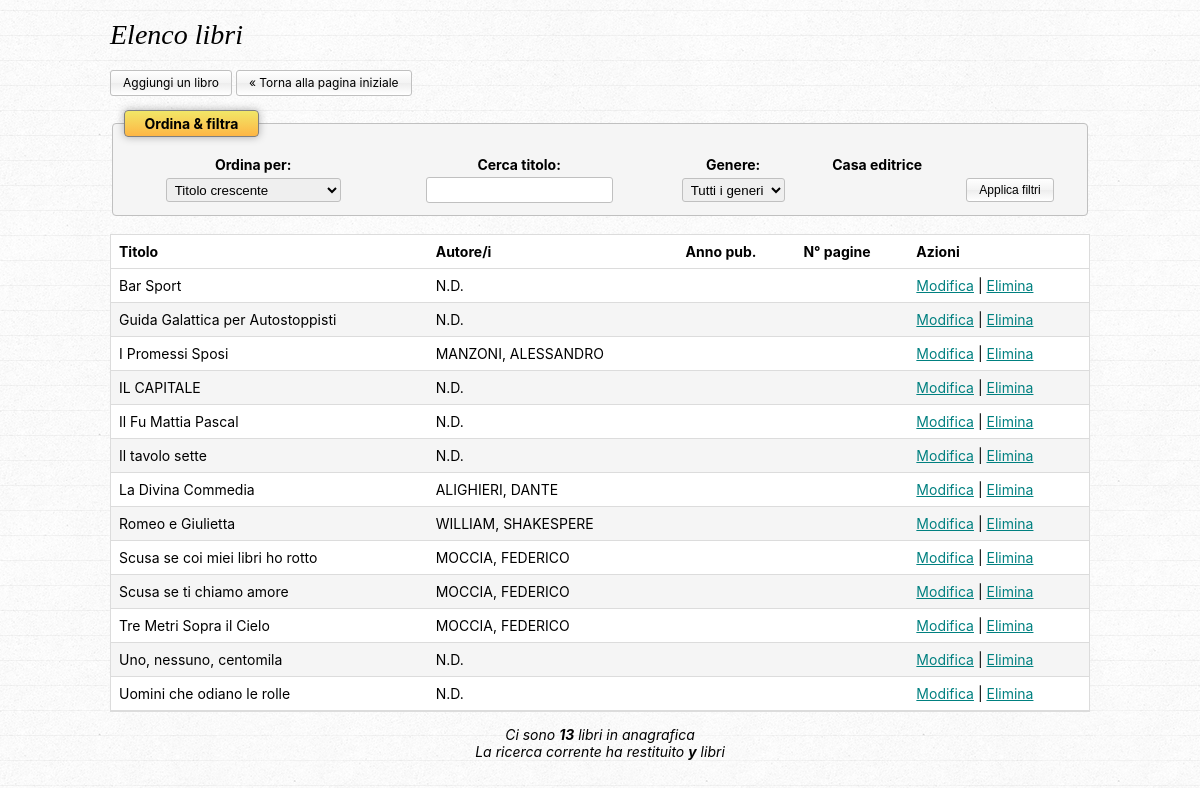
The app's page /libri.php with its own data.
### tables this page shows
CREATE TABLE libri (idl INTEGER PRIMARY KEY AUTOINCREMENT, titolo VARCHAR (255) CHECK (LENGTH(titolo) <= 255) NOT NULL, anno_pub INTEGER, num_pag INTEGER, idg char (10) CHECK (length(idg) <= 10), id_ce INTEGER REFERENCES casaed (id_ce) ON DELETE SET NULL ON UPDATE CASCADE);

### funzioni.php (called while the page is built, shortened)
<?php
require_once ("connessione.php");
function getConteggioLibri() {
    global $dbconn;
    $str_query = "SELECT COUNT(*) as conteggio FROM libri";
    $comando = $dbconn->query($str_query);
    $conteggio = $comando->fetchColumn();
    return $conteggio;
}
function getElencoAutoriLibro($idl) {
    global $dbconn;
    $elenco_autori = "";
    $str_query = "SELECT cognomea, nomea
        FROM autori AS a, scrive AS s
        WHERE s.ida = a.ida
        AND s.idl = :idl
        ORDER BY cognomea, nomea";
    $comando = $dbconn->prepare($str_query);
    $esegui = $comando->execute(['idl' => $idl]);
    if($esegui == true) {
        while($riga = $comando->fetch()) {
            $elenco_autori .= $riga['cognomea'] . ', ' . $riga['nomea'];
        }
    }
    if($elenco_autori == "") {
        $elenco_autori = "N.D.";
    }
    return $elenco_autori;
}

### libri.php (the view, shortened to what this page needs)
<?php
require_once('connessione.php');
require_once('funzioni.php');
$conteggioTotaleLibri = getConteggioLibri();
$sort = 'titolo';
$sort_dir = 'ASC';
$str_query = "SELECT * FROM LIBRI";
$str_query .= " ORDER BY $sort $sort_dir ";
$comando = $dbconn->prepare($str_query);
$esegui = $comando->execute();
?>
<!DOCTYPE html>
<html lang="it">
<head>
	<link rel="stylesheet" href="biblio.css" />
</head>
<body>
	<div class="main">
		<h1>Elenco libri</h1>
		<p>
			<a href="libro-add.php" class="button">Aggiungi un libro</a>
			<a href="index.php" class="button">&laquo; Torna alla pagina iniziale</a>
		</p>
		<form method="get">
			<fieldset>
				<legend>Ordina &amp; filtra</legend>
				<table style="width: 100%;">
					<thead>
						<tr>
							<th>Ordina per:</th>
							<th>Cerca titolo:</th>
							<th>Genere:</th>
							<th>Casa editrice</th>
							<th></th>
						</tr>
					</thead>
					<tbody>
						<tr>
							<td style="text-align:center;">
								<select name="ordina" id="ordina">
									<option value="titolo ASC">Titolo crescente</option>
								</select>
							</td>
							<td style="text-align:center;">
								<input type="text" name="cerca_titolo" id="cerca_titolo">
							</td>
							<td style="text-align:center">
								<select name="filtro_idg" id="filtro_idg">
									<option value="">Tutti i generi</option>
								</select>
							</td>
							<td style="text-align:center">
							</td>
							<td style="text-align:center">
								<button type="submit">Applica filtri</button>
							</td>
						</tr>
					</tbody>
				</table>
			</fieldset>
		</form>
		<table class="data-grid">
			<thead>
				<tr>
					<th>Titolo</th>
					<th>Autore/i</th>
					<th>Anno pub.</th>
					<th>N° pagine</th>
					<th>Azioni</th>
				</tr>
			</thead>
			<tbody>
				<?php while($riga = $comando->fetch()) { ?>
				<tr>
					<td><?php echo $riga['titolo']; ?></td>
					<td><?php echo getElencoAutoriLibro($riga['idl']); ?></td>
					<td></td>
					<td></td>
					<td><a href="libro-edit.php?idl=<?php echo $riga['idl']; ?>">Modifica</a> | <a href="libro.php?delete=">Elimina</a></td>
				</tr>
				<?php } ?>
			</tbody>
		</table>
		<p style="text-align:center;">
			<em>Ci sono <strong><?php echo $conteggioTotaleLibri; ?></strong> libri in anagrafica</em><br />
			<em>La ricerca corrente ha restituito <strong>y</strong> libri</em>
		</p>
	</div>
</body>
</html>

### biblio.css (style rules this page uses)
body { font-family: -apple-system, BlinkMacSystemFont, 'Segoe UI', Roboto, Oxygen, Ubuntu, Cantarell, 'Open Sans', 'Helvetica Neue', sans-serif; background-color: whitesmoke; background-image: url(img/linedpaper.png); font-size: 14px; }
h1, h2, h3, h4, h5, h6 { font-family: Georgia, 'Times New Roman', Times, serif; font-style: italic; font-weight: normal; }
a:link { color: teal; }
.main { max-width: 980px; margin-left: auto; margin-right: auto; }
table.data-grid { border: 1px solid gainsboro; background-color: white; border-spacing: 0; width: 100%; }
table.data-grid tbody tr:nth-of-type(2n) { background-color: whitesmoke; }
table.data-grid td, table.data-grid th { padding: 8px; border-bottom: 1px solid gainsboro; text-align: left; }
a.button { display: inline-block; text-decoration: none; color: inherit; line-height: 24px; }
button, input[type=submit], a.button { border: 1px solid silver; background: #ffffff; background: -moz-linear-gradient(top, #ffffff 0%, #f3f3f3 50%, #ededed 51%, #ffffff 100%); background: -webkit-linear-gradient(top, #ffffff 0%,#f3f3f3 50%,#ededed 51%,#ffffff 100%); background: linear-gradient(to bottom, #ffffff 0%,#f3f3f3 50%,#ededed 51%,#ffffff 100%); border-radius: 3px; height: 24px; font-size: 12px; padding-left: 12px; padding-right: 12px; }
input[type="text"], input[type="search"], input[type="number"], input[type="date"], select { height: 24px; line-height: 24px; border-radius: 3px; border: 1px solid silver; padding: 0 4px; line-height: 24px; }
fieldset { border: 1px solid silver; margin-bottom: 18px; border-radius: 4px; background-color: whitesmoke; }
legend { background: #f1e767; background: -moz-linear-gradient(top, #f1e767 0%, #feb645 100%); background: -webkit-linear-gradient(top, #f1e767 0%, #feb645 100%); background: linear-gradient(to bottom, #f1e767 0%, #feb645 100%); border: 1px solid gray; box-shadow: 0 0 8px rgba(0, 0, 0, 0.3); padding: 4px 20px; font-weight: bold; font-size: 14px; border-radius: 4px; margin-bottom: 12px; }

### records on screen
libri: titolo "Bar Sport", idl "N.D."
libri: titolo "Guida Galattica per Autostoppisti", idl "N.D."
libri: titolo "I Promessi Sposi", idl "MANZONI, ALESSANDRO"
libri: titolo "IL CAPITALE", idl "N.D."
libri: titolo "Il Fu Mattia Pascal", idl "N.D."
libri: titolo "Il tavolo sette", idl "N.D."
libri: titolo "La Divina Commedia", idl "ALIGHIERI, DANTE"
libri: titolo "Romeo e Giulietta", idl "WILLIAM, SHAKESPERE"
libri: titolo "Scusa se coi miei libri ho rotto", idl "MOCCIA, FEDERICO"
libri: titolo "Scusa se ti chiamo amore", idl "MOCCIA, FEDERICO"
libri: titolo "Tre Metri Sopra il Cielo", idl "MOCCIA, FEDERICO"
libri: titolo "Uno, nessuno, centomila", idl "N.D."
libri: titolo "Uomini che odiano le rolle", idl "N.D."

### other values on screen
$conteggioTotaleLibri "13"
